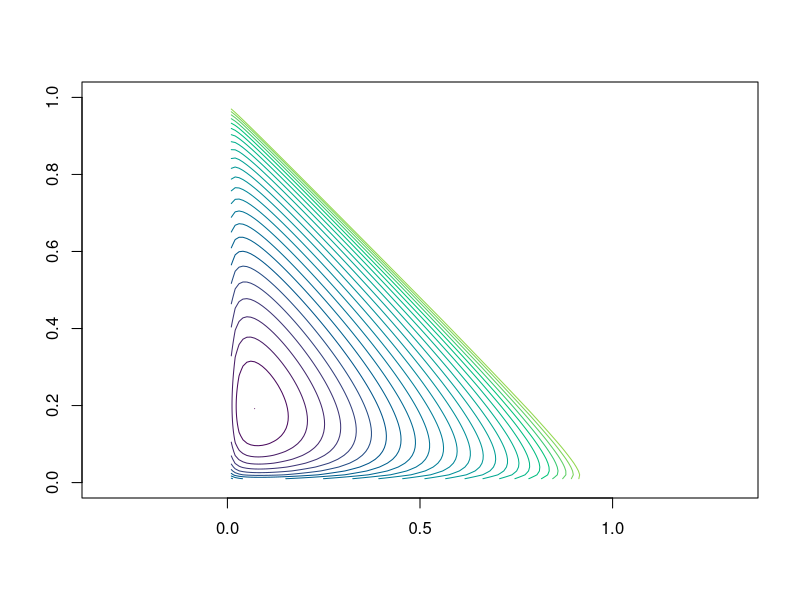
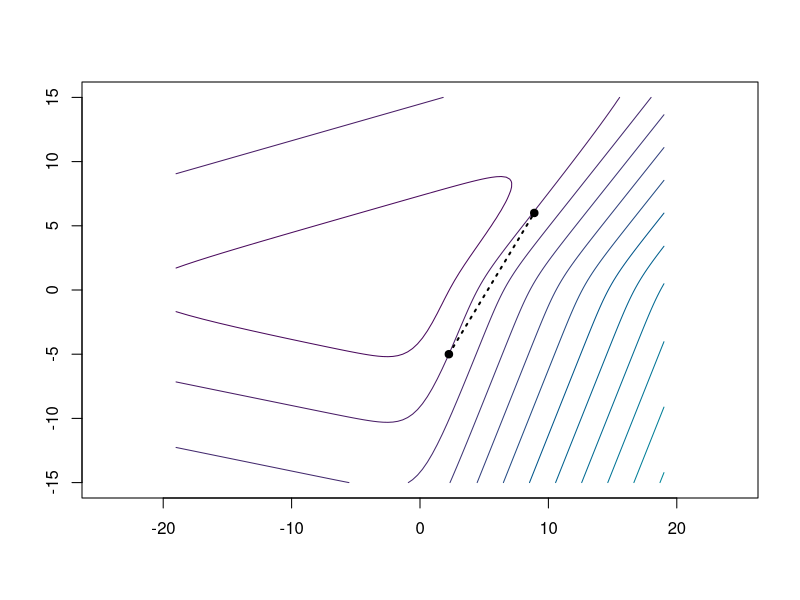

R code for these plots, in order: (Note: this script raises an error after producing the figures.)
## ---- chunk 1

error_hook <- knitr::knit_hooks$get("error")
knitr::knit_hooks$set(error = function(x, options) {
  n <- options$linewidth
  if (!is.null(n)) {
    x <- knitr:::split_lines(x)
    if (any(nchar(x) > n)) {
      x <- strwrap(x, width = n)
    }
    x <- paste(x, collapse = "\n\t")
  }
  error_hook(x, options)
})

library(patchwork)

old_options <- options(digits = 4)
## ---- chunk 2
#| echo: false
neg_loglik_pep <- function(par, x) {
  pC <- par[1]
  pI <- par[2]
  pT <- 1 - pC - pI

  if (pC > 1 || pC < 0 || pI > 1 || pI < 0 || pT < 0) {
    return(Inf)
  }

  p_dar <- pC^2 + 2 * pC * pI + 2 * pC * pT
  p_mot <- pI^2 + 2 * pI * pT
  p_lig <- pT^2

  -(x[1] * log(p_dar) + x[2] * log(p_mot) + x[3] * log(p_lig))
}
## ---- chunk 3
#| fig-width: 3.9
#| fig-height: 3.9
#| fig-cap: "Contour plot of the negative log-likelihood for the peppered moths
#|   example."
#| warning: false
n <- 100

pC <- seq(0, 1, length.out = n)
pI <- seq(0, 1, length.out = n)
z <- matrix(NA, n, n)

x <- c(85, 196, 341)

for (i in seq_len(n)) {
  for (j in seq_len(n)) {
    z[i, j] <- neg_loglik_pep(c(pC[i], pI[j]), x)
  }
}
pal <- function(n) hcl.colors(n, "viridis", rev = FALSE)

min_z <- min(z)

levels <- exp(seq(log(min_z), log(3000), length.out = 25))

contour(pC, pI, z, levels = levels, col = pal(30), asp = 1, drawlabels = FALSE)
## ---- chunk 4
#| fig-height: 3
other_negloglik <- function(theta, x) {
  theta <- c(theta, 0)

  pC <- exp(theta[1]) / sum(exp(theta))
  pI <- exp(theta[2]) / sum(exp(theta))
  pT <- 1 / sum(exp(theta))

  p_dark <- pC * (pC + 2 * pI + 2 * pT)
  p_mottled <- pI * (pI + 2 * pT)
  p_light <- pT^2

  -(x[1] * log(p_dark) + x[2] * log(p_mottled) + x[3] * log(p_light))
}

n <- 100

theta1 <- seq(-19, 19, length.out = n)
theta2 <- seq(-15, 15, length.out = n)
z <- matrix(NA, n, n)

x <- c(40, 196, 50)

for (i in seq_len(n)) {
  for (j in seq_len(n)) {
    z[i, j] <- other_negloglik(c(theta1[i], theta2[j]), x)
  }
}
pal <- function(n) hcl.colors(n, "viridis", rev = FALSE)

min_z <- min(z)

contour(theta1, theta2, z, col = pal(30), asp = 1, drawlabels = FALSE)
x1 <- c(2.25, 8.9)
x2 <- c(-5, 6)
points(x1, x2, pch = 19)
lines(x1, x2, lty = "dotted", lwd = 2)
## ---- chunk 5
#| ref-label: likelihood
## ---- chunk 6
x <- c(85, 196, 341)
x0 <- c(1 / 3, 1 / 3)
optim(x0, neg_loglik_pep, x = x)
## ---- chunk 7
optim(
  c(0, 0),
  neg_loglik_pep,
  x = x
)
## ---- chunk 8
M <- function(y, group) {
  as.vector(tapply(y, group, sum))
}
## ---- chunk 9
mult_likelihood <- function(
  x,
  group,
  prob,
  constraint = function(par) TRUE
) {
  force(x)
  force(group)
  force(prob)

  function(params) {
    pr <- prob(params)
    if (!constraint(params) || any(pr > 1) || any(pr < 0)) {
      return(Inf)
    }
    -sum(x * log(M(pr, group)))
  }
}
## ---- chunk 10
prob <- function(p) {
  p[3] <- 1 - p[1] - p[2]
  c(
    p[1]^2,
    2 * p[1] * p[2],
    2 * p[1] * p[3],
    p[2]^2,
    2 * p[2] * p[3],
    p[3]^2
  )
}
## ---- chunk 11
constraint <- function(par) {
  par[1] <= 1 &&
    par[1] >= 0 &&
    par[2] <= 1 &&
    par[2] >= 0 &&
    1 - par[1] - par[2] >= 0
}
## ---- chunk 12
neg_mult_loglik <- mult_likelihood(
  x = x,
  group = c(1, 1, 1, 2, 2, 3),
  prob = prob,
  constraint = constraint
)
## ---- chunk 13
moth_optim <- optim(x0, neg_mult_loglik)
moth_optim
## ---- chunk 14
#| echo: false
#| include: false
f <- function(x1, x2) {
  ((x1 - 2)^2 + (x2 - 1)^2)
}

g <- function(x1, x2) {
  x1 - 1
}


log_barrier <- function(x1, x2) {
  out <- -(log(-g(x1, x2)))
  out[!is.finite(out)] <- Inf
  out[is.nan(out)] <- Inf
  out
}

x1_grid <- seq(-1.5, 1.2, length.out = 101)
x2_grid <- seq(-0.5, 2.5, length.out = 101)
z1 <- outer(x1_grid, x2_grid, f)
z2 <- outer(x1_grid, x2_grid, log_barrier)

plot_barrier <- function(t) {
  z <- t * z1 + z2
  min_z <- min(z, na.rm = TRUE)
  levels <- exp(seq(log(min_z), log(20 + min_z), length.out = 25))
  cols <- hcl.colors(30, "viridis", rev = FALSE)
  argmin <- which(z == min_z, arr.ind = TRUE)
  contour(
    x1_grid,
    x2_grid,
    z,
    levels = levels,
    drawlabels = FALSE,
    col = cols,
    asp = 1,
    xlab = expression(x[1]),
    ylab = expression(x[2])
  )
  abline(v = 1, lty = "dashed", col = "black", lwd = 2)
  points(
    x1_grid[argmin[1, 1]],
    x2_grid[argmin[1, 2]],
    pch = 4,
    col = "darkorange",
    cex = 1.5
  )
  legend(
    "topleft",
    legend = c("Constraint", "Optimum", paste0("t = ", t)),
    col = c("black", "darkorange", NA),
    lty = c("dashed", NA, NA),
    pch = c(NA, 4, NA),
    bg = "white"
  )
}
plot_barrier(0.085)
## ---- chunk 15
#| echo: false
#| fig-cap: "Contour plots of the barrier-penalized objective."
#| fig-height: 3.6
#| fig-width: 3.2
plot_barrier(0.085)
## ---- chunk 16
#| echo: false
#| fig-cap: "Contour plots of the barrier-penalized objective."
#| fig-height: 3.6
#| fig-width: 3.2
plot_barrier(0.1)
## ---- chunk 17
#| echo: false
#| fig-cap: "Contour plots of the barrier-penalized objective."
#| fig-height: 3.6
#| fig-width: 3.2
plot_barrier(0.2)
## ---- chunk 18
#| echo: false
#| fig-cap: "Contour plots of the barrier-penalized objective."
#| fig-height: 3.6
#| fig-width: 3.2
plot_barrier(0.5)
## ---- chunk 19
#| echo: false
#| fig-cap: "Contour plots of the barrier-penalized objective."
#| fig-height: 3.6
#| fig-width: 3.2
plot_barrier(10)
## ---- chunk 20
A <- rbind(
  c(1, 0),
  c(-1, 0),
  c(0, 1),
  c(0, -1),
  c(-1, -1)
)

b <- c(0, -1, 0, -1, -1)

constrOptim(x0, neg_loglik_pep, NULL, ui = A, ci = b, x = x)$par
## ---- chunk 21
constrOptim(
  c(0.0, 0.3),
  neg_loglik_pep,
  NULL,
  ui = A,
  ci = b,
  x = x
)
## ---- chunk 22
old_options <- options(digits = 3)
group <- c(1, 1, 1, 2, 2, 3)
p <- prob(moth_optim$par)
x[group] * p / M(p, group)[group]
options(digits = old_options$digits)
## ---- chunk 23
a <- 2

f <- function(x, a) {
  0.5 * (x - a)^2
}

g <- function(x, a) {
  x - a
}

A <- rbind(1, -1)
b <- c(-1, -1)

constrOptim(c(0.5), f, g, ui = A, ci = b, a = a)
